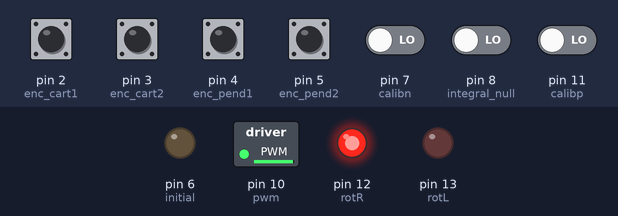
This sketch was run on a simulated Arduino Uno, built with avr-gcc and run on an emulated ATmega328P. Shown: switched loads named in the sketch (green lamp = pin HIGH), output pins drawn as LEDs (lit = HIGH). The inputs (shaded band) are chosen by the test bench; at power-on: pin 2 (enc_cart1), pin 3 (enc_cart2), pin 4 (enc_pend1), pin 5 (enc_pend2) HIGH, pin 7 (calibn), pin 8 (integral_null), pin 11 (calibp) LOW. What the sketch prints to the serial monitor is not drawn.

Above: at 1.2 s.
1.3 s: pin 2 (enc_cart1) pulled LOW for 0.15 s
Timing chart, 0 to 4.3 s (numbered marks = the images above; inputs shaded):
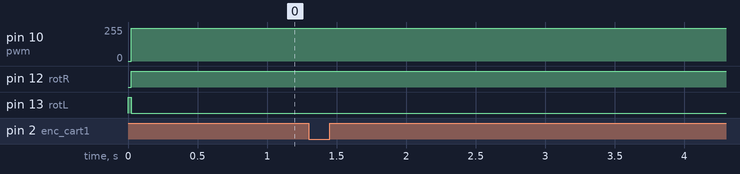

The sketch:

PILCO_controller.ino
```cpp
#include <Arduino.h>
#include <Wire.h>
#include <avr/wdt.h>
#include "PinChangeInt.h"             //interrupt
#include <stdio.h>
#include <math.h>

// pin layout
#define enc_pend1 4                   // pendulum angle
#define enc_pend2 5
#define enc_cart1 2                   // cart position
#define enc_cart2 3
#define rotR 12                       // motor direction
#define rotL 13
#define pwm 10                        // PWM signal
#define integral_null 8               // push button
#define poti 5
#define MAXPWM 255                    // maximal applicable PWM (absolute max: 255)
#define MAXCART 2700                  // maximal cart position
#define calibn 7                      // calibrating angle null point (push button)
#define calibp 11
#define xnull 9
#define initial 6

volatile int lastEncoded_pend = 0;
volatile int lastEncoded_cart = 0;

volatile long sum_pend = 0;           // pendulum angle
long last_sum_pend = 0;
volatile long sum_cart = 0;           // cart position
double last_sum_cart = 0;
long lastencoderValue_pend = 0;
long lastencoderValue_cart = 0;


int currPos = 0;
int lastPos = 0;
unsigned long currTime = 0;
unsigned long currTimeM = 0;
unsigned long lastTime = 0;
double sampleTime = 20;                 // sampling time

// mapping to SI
double SI2ARD_phi = 2291.8;            // 7200/3.141592;
double SI2ARD_x = 28063.492;           // 8840/0.315;

int pwmValue;
bool R = 0;
int potiVal = 0;

// RBF parameters copied from Matlab
double k[10] = {0, 0, 0, 0, 0, 0, 0, 0, 0, 0};
double alpha[10] = {105495.2684,-34476.2571,30408.8357,-16682.3702,579.0717,-137833.2309,-325017.1914,171551.9554,91265.8782,124304.5708};
double X[10][4] = {{23.6096,3.8005,7.6985,3.0335},
{10.5358,21.2453,4.9966,2.8782},
{-1.1945,-1.9077,1.8199,3.0399},
{4.1034,-1.0578,9.6535,3.0519},
{-12.3849,-38.4372,-5.7281,5.0198},
{22.5143,12.6755,7.6308,3.071},
{8.18,12.3247,1.0352,3.2142},
{3.9409,14.783,0.8932,3.1637},
{21.041,25.9202,7.2403,3.0946},
{12.5009,11.5669,0.82548,3.2793}};
double lam[4] = {0.00034564,0.00042358,0.00070733,0.15333};

double sf = 0.1;
double u = 0;
double q[4];
double temp1 = 0;
bool safezone = 1;

char printing[30];

void setup() {
  Serial.begin (9600);

  pinMode(enc_pend1, INPUT_PULLUP);
  pinMode(enc_pend2, INPUT_PULLUP);
  pinMode(enc_cart1, INPUT);
  pinMode(enc_cart2, INPUT);
  pinMode(integral_null, INPUT);
  pinMode(poti, INPUT);
  pinMode(calibp, INPUT);
  pinMode(calibn, INPUT);
  pinMode(xnull, INPUT_PULLUP);
  pinMode(initial, OUTPUT);

  // activating pullup resistors
  digitalWrite(enc_pend1, HIGH);
  digitalWrite(enc_pend2, HIGH);
  digitalWrite(enc_cart1, HIGH);
  digitalWrite(enc_cart2, HIGH);
  digitalWrite(xnull, HIGH);

  // attaching interrupts for optical encoders
  attachPinChangeInterrupt(enc_pend1, updateEncoderPend, CHANGE);
  attachPinChangeInterrupt(enc_pend2, updateEncoderPend, CHANGE);
  attachInterrupt(0, updateEncoderCart, CHANGE);
  attachInterrupt(1, updateEncoderCart, CHANGE);

  // setup of motor driver pins
  pinMode(pwm, OUTPUT);
  pinMode(rotR, OUTPUT);
  pinMode(rotL, OUTPUT);

  pwmValue = 0;
  Left();
  analogWrite(pwm, pwmValue);
}

void loop() {
  currTime = micros();
  if (currTime - lastTime >= sampleTime * 1000) {
  // Evaluate RBF policy - matrix multiplications in C
    for (int i = 0; i < 10; i++) {
      for (int j = 0; j < 4; j++) {
        temp1 += -0.5 * lam[j] * pow((q[j] - X[i][j]), 2);
      }
      k[i] += pow(sf, 2) * exp(temp1);
      temp1 = 0;
    }

    for (int i = 0; i < 10; i++) {
      u += k[i] * alpha[i];
    }
  // Squashing function
    u = 40 * (9 * sin(u) + sin(3 * u)) / 8;

    pwmValue = int(u * 255 / 40);
    u = double(pwmValue)*40/255;

    last_sum_pend = sum_pend;
    last_sum_cart = sum_cart;
    lastTime = currTime;
    if (pwmValue >= 0) Right();                       // direction of motor rotation
    else Left();
    pwmValue = abs(pwmValue);
    if (pwmValue > MAXPWM) pwmValue = MAXPWM;         // maximal PWM value
    if (safezone) analogWrite(pwm, pwmValue);         // if cart is within the allowed range
    else {
      analogWrite(pwm, 0);
      u = 0;
      if (abs(sum_cart) < 200) safezone = 1;
    }

    // save states
    q[0] = double(sum_cart) / SI2ARD_x * 1000;
    q[3] = double(sum_pend) / SI2ARD_phi;
    q[1] = double(sum_cart - last_sum_cart) / SI2ARD_x / (sampleTime / 1000) * 1000;
    q[2] = double(sum_pend - last_sum_pend) / SI2ARD_phi / (sampleTime / 1000);
    sprintf(printing, "%d\t%d\t%d\t", int(q[3] * 1000), int(q[0] * 10), int(u * 100));
    Serial.println(printing);                         // send states through serial communication

    // push buttons for calibrating the null point of the pendulum
    if (digitalRead(calibp)) {
      sum_pend = sum_pend + 1;
      delay(300);
    }

    if (digitalRead(calibn)) {
      sum_pend = sum_pend - 1;
      delay(300);
    }

    if (q[3] > 3.215 && q[3] < 3.225) {               // initial condition for the angle (LED setup)
      digitalWrite(initial, HIGH);
    }
    else {
      digitalWrite(initial, LOW);
    }
        for (int i = 0; i < 10; i++) {
          k[i] = 0;
        }
    u = 0;
  }


  // push button for making the cart position zero and resetting safezone
  if (digitalRead(integral_null)) {
    sum_cart = 0;
    safezone = 1;
  }

  // the cart is near the end of the frame
  if (abs(sum_cart) >= MAXCART) {
    analogWrite(pwm, 0);
    safezone = 0;
  }
}

void updateEncoderPend() {
  int MSB = digitalRead(enc_pend1); //MSB = most significant bit
  int LSB = digitalRead(enc_pend2); //LSB = least significant bit
  int encoded = (MSB << 1) | LSB;
  int sum  = (lastEncoded_pend << 2) | encoded;

  if (sum == 0b1101 || sum == 0b0100 || sum == 0b0010 || sum == 0b1011)
    sum_pend ++;
  if (sum == 0b1110 || sum == 0b0111 || sum == 0b0001 || sum == 0b1000)
    sum_pend --;

  lastEncoded_pend = encoded;
}

void updateEncoderCart() {
  int MSB = digitalRead(enc_cart1);
  int LSB = digitalRead(enc_cart2);

  int encoded = (MSB << 1) | LSB;
  int sum  = (lastEncoded_cart << 2) | encoded;
  if (sum == 0b1101 || sum == 0b0100 || sum == 0b0010 || sum == 0b1011)
    sum_cart --;
  if (sum == 0b1110 || sum == 0b0111 || sum == 0b0001 || sum == 0b1000)
    sum_cart ++;

  lastEncoded_cart = encoded;
}

void Left()
{
  digitalWrite(rotR, LOW);
  digitalWrite(rotL, HIGH);
  R = 0;
}

void Right() {
  digitalWrite(rotL, LOW);
  digitalWrite(rotR, HIGH);
  R = 1;
}
```

Measured:
- after the input at 1.3 s, pin 10 (pwm): 247/255 → 246/255 at once, → 245/255 0.16 s later
